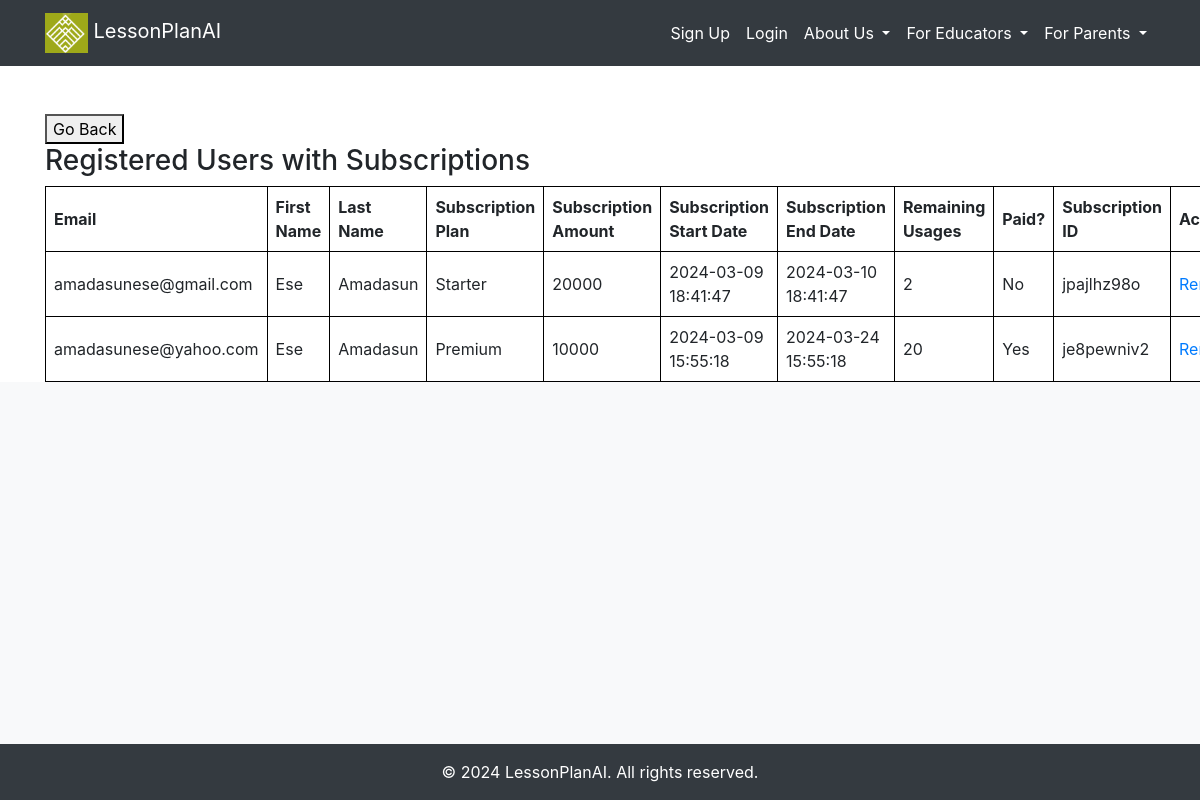
The page /subscribed_users on the database as committed earlier.
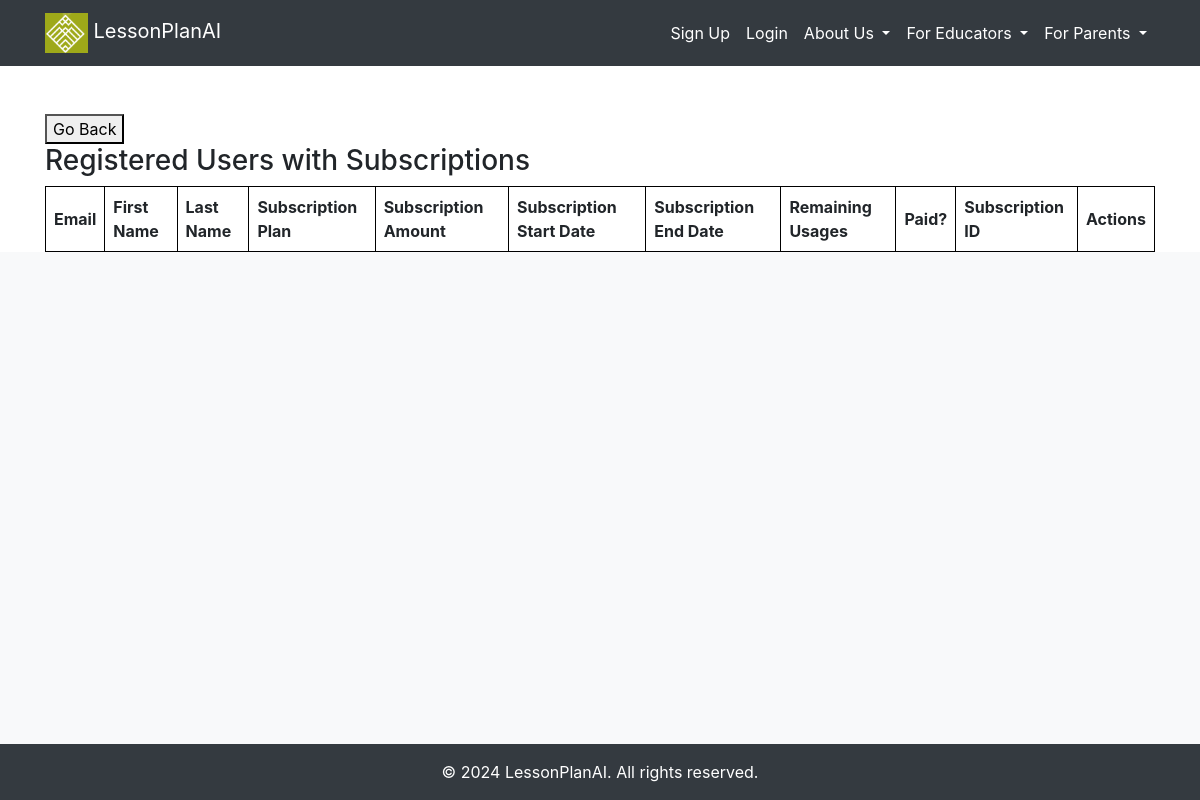
The same page on the database as committed later.
### src/accounts/models.py (models this page shows, shortened)
class User(UserMixin, db.Model):
    __tablename__ = "users"
    id = db.Column(db.Integer, primary_key=True)
    email = db.Column(db.String, unique=True, nullable=False)
    first_name = db.Column(db.String, nullable=False)
    last_name = db.Column(db.String, nullable=False)
    password = db.Column(db.String, nullable=False)
    created_on = db.Column(db.DateTime, nullable=False)
    is_admin = db.Column(db.Boolean, nullable=False, default=False)
    is_confirmed = db.Column(db.Boolean, nullable=True, default=False)
    confirmed_on = db.Column(db.DateTime, nullable=True)
    subscription = db.relationship('Subscription', backref='user', uselist=False)
    tutor = db.relationship('Tutor', backref='user', uselist=False)

class Subscription(db.Model):
    __tablename__ = "subscriptions"
    id = db.Column(db.Integer, primary_key=True)
    plan = db.Column(db.String(50))
    amount = db.Column(db.Integer)
    start_date = db.Column(db.DateTime, default=datetime.utcnow)
    end_date = db.Column(db.DateTime)
    remaining_usages = db.Column(db.Integer)
    paid = db.Column(db.Boolean, default=False)
    user_id = db.Column(db.Integer, db.ForeignKey('users.id'), nullable=False)
    paystack_subscription_id = db.Column(db.String(50), nullable=False)

### src/core/views.py (the view)
@core_bp.route('/subscribed_users')
def subscribed_users():
    users = User.query.filter(User.subscription != None).all()
    return render_template('accounts/subscribed_users.html', users=users)

### src/templates/accounts/subscribed_users.html
{% extends "_base.html" %}
{% block content %}
<button onclick="window.history.back();">Go Back</button>
<br>
<h3>Registered Users with Subscriptions</h3>
  <table style="border-collapse: collapse; width: 100%;">
    <tr>
      <th style="border: 1px solid black;">Email</th>
      <th style="border: 1px solid black;">First Name</th>
      <th style="border: 1px solid black;">Last Name</th>
      <th style="border: 1px solid black;">Subscription Plan</th>
      <th style="border: 1px solid black;">Subscription Amount</th>
      <th style="border: 1px solid black;">Subscription Start Date</th>
      <th style="border: 1px solid black;">Subscription End Date</th>
      <th style="border: 1px solid black;">Remaining Usages</th>
      <th style="border: 1px solid black;">Paid?</th>
      <th style="border: 1px solid black;">Subscription ID</th>
      <th style="border: 1px solid black;">Actions</th>
    </tr>
    {% for user in users %}
      {% if user.subscription %}
        <tr>
          <td style="border: 1px solid black;">{{ user.email }}</td>
          <td style="border: 1px solid black;">{{ user.first_name }}</td>
          <td style="border: 1px solid black;">{{ user.last_name }}</td>
          <td style="border: 1px solid black;">{{ user.subscription.plan }}</td>
          <td style="border: 1px solid black;">{{ user.subscription.amount }}</td>
          <td style="border: 1px solid black;">{{ user.subscription.start_date.strftime('%Y-%m-%d %H:%M:%S') }}</td>
          <td style="border: 1px solid black;">{{ user.subscription.end_date.strftime('%Y-%m-%d %H:%M:%S') }}</td>
          <td style="border: 1px solid black;">{{ user.subscription.remaining_usages }}</td>
          <td style="border: 1px solid black;">{{ 'Yes' if user.subscription.paid else 'No' }}</td>
          <td style="border: 1px solid black;">{{ user.subscription.paystack_subscription_id }}</td>
          <td style="border: 1px solid black;">
            <a href="{{ url_for('core.delete_subscribed_user', subscription_id=user.subscription.id) }}">Remove</a>
          </td>
        </tr>
      {% endif %}
    {% endfor %}
  </table>
  {% endblock %}

### src/templates/_base.html (shortened to what this page needs)
<!DOCTYPE html>
<html>
<head>
    <link href="https://maxcdn.bootstrapcdn.com/bootstrap/4.5.2/css/bootstrap.min.css" rel="stylesheet">
    <link rel="stylesheet" type="text/css" href="/static/styles.css">
    <link href="https://stackpath.bootstrapcdn.com/bootstrap/4.3.1/css/bootstrap.min.css" rel="stylesheet">
    <link href="https://stackpath.bootstrapcdn.com/bootstrap/5.1.0/css/bootstrap.min.css" rel="stylesheet">
    <link rel="stylesheet" href="https://cdnjs.cloudflare.com/ajax/libs/font-awesome/6.1.1/css/all.min.css">
</head>
<body>
    {% include 'navigation.html' %}
    <div class="container mt-4">
        <div>
            {% block content %}
            {% endblock %}
        </div>
    </div>
    <div id="social-media" class="bg-light py-4">
    </div>
    <footer class="bg-dark text-white py-3">
        <div class="container text-center">
            &copy; 2024 LessonPlanAI. All rights reserved.
        </div>
    </footer>
    <link rel="stylesheet" href="https://stackpath.bootstrapcdn.com/bootstrap/4.5.2/css/bootstrap.min.css">
</body>
</html>

### src/templates/navigation.html (shortened to what this page needs)
<header>
  <nav class="navbar navbar-expand-lg navbar-dark bg-dark">
      <div class="container">
          <a class="navbar-brand" href="{{ url_for('core.home') }}">
              <img src="{{ url_for('static', filename='images/fav.png') }}" alt="Logo" class="img-fluid" style="height: 40px;">
              LessonPlanAI
          </a>
          <div class="collapse navbar-collapse" id="navbarResponsive">
              <ul class="navbar-nav ml-auto">
            {% if not current_user.is_authenticated %}
            <li class="nav-item">
              <a class="nav-link" href="{{ url_for('accounts.register') }}">Sign Up</a>
            </li>
            <li class="nav-item">
              <a class="nav-link" href="{{ url_for('accounts.login') }}">Login</a>
            </li>
            {% endif %}
          <li class="nav-item dropdown">
            <a class="nav-link dropdown-toggle" href="#" id="navbarDropdownMenuLink" role="button" data-toggle="dropdown" aria-haspopup="true" aria-expanded="false">
                About Us
            </a>
        </li>
              <li class="nav-item dropdown">
                <a class="nav-link dropdown-toggle" href="#" id="navbarDropdownMenuLink" role="button" data-toggle="dropdown" aria-haspopup="true" aria-expanded="false">
                    For Educators
                </a>
            </li>
            <li class="nav-item dropdown">
              <a class="nav-link dropdown-toggle" href="#" id="navbarDropdownMenuLink" role="button" data-toggle="dropdown" aria-haspopup="true" aria-expanded="false">
                  For Parents
              </a>
          </li>
          </ul>
        </div>
      </div>
  </header>

### src/static/styles.css (style rules this page uses)
a { text-decoration: none; }
body { display: flex; flex-direction: column; min-height: 100vh; }
#social-media { flex: 1 0 auto; }
footer { flex-shrink: 0; }
.navbar-nav .nav-link { color: white !important; }
.navbar-nav { margin-bottom: 0; }
.navbar { padding-top: 0; padding-bottom: 20px; }
table { width: 100%; border-collapse: collapse; }
th, td { border: 1px solid black; padding: 8px; text-align: left; }

Rows that differ between the two databases and show on the page:
no longer on this page (row edited): User: email "amadasunese@gmail.com", first_name "Ese", last_name "Amadasun", subscription.plan "Starter", subscription.amount "20000", subscription.start_date "2024-03-09 18:41:47", subscription.end_date "2024-03-10 18:41:47", subscription.remaining_usages "2", subscription.paystack_subscription_id "jpajlhz98o"
removed Subscription: paid "No"
no longer on this page (row edited): User: email "amadasunese@yahoo.com", first_name "Ese", last_name "Amadasun", subscription.plan "Premium", subscription.amount "10000", subscription.start_date "2024-03-09 15:55:18", subscription.end_date "2024-03-24 15:55:18", subscription.remaining_usages "20", subscription.paystack_subscription_id "je8pewniv2"
removed Subscription: paid "Yes"
